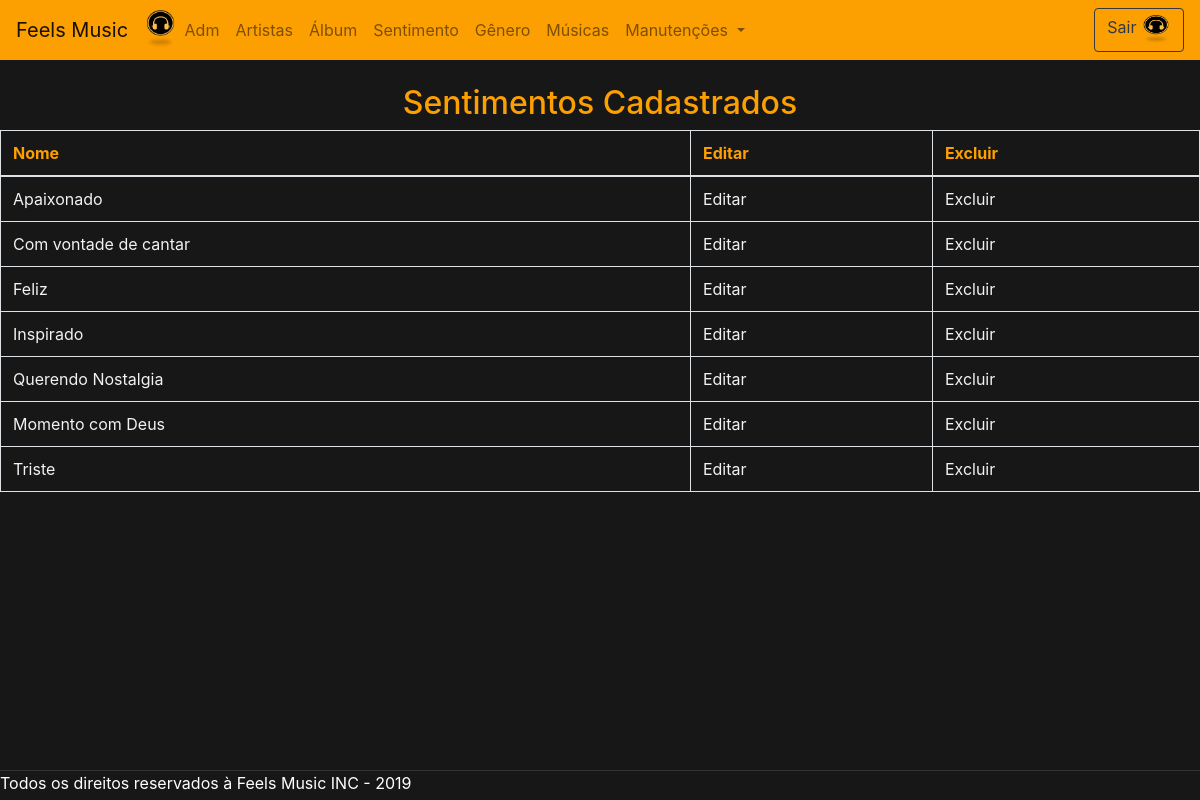
Page /pages/pages_adm/visualizarSentimento.php (signed in) on the committed database.
### tables this page shows
CREATE TABLE IF NOT EXISTS `sentimento` (
  `idsentimento` INT AUTO_INCREMENT NOT NULL,
  `nome` VARCHAR(45) NOT NULL,
  PRIMARY KEY (`idsentimento`));

### pages/pages_adm/visualizarSentimento.php (the view, shortened to what this page needs)
<?php
	include("../../includes/nav.php");
$conexao = mysqli_connect("localhost", "root", "", "bancofeelsmusic");
$busca = mysqli_query($conexao,"SELECT * FROM sentimento");
$arrSentimento = mysqli_fetch_all($busca, MYSQLI_ASSOC);
?>
<!DOCTYPE html>
<html lang="en" dir="ltr">
  <head>
  </head>
  <body>
    <br>
    <center>
      <h2>Sentimentos Cadastrados</h2>
      <table class="table table-bordered">
        <thead>
          <tr>
            <th scope="col">Nome</th>
            <th scope="col">Editar</th>
            <th scope="col">Excluir</th>
          </tr>
        </thead>
        <?php
          foreach ($arrSentimento as $chave => $valor) {
            echo "<tr>";
            echo "<td>".$valor["nome"]."</td>";
            echo "<td>";
              echo "<a href='../../actions/alterarSentimento.php?codigo=".$valor["idsentimento"]."'>Editar</a>";
            echo "</td>";
            echo "<td>";
              echo "<a href='../../actions/excluirSentimento.php?codigo=".$valor["idsentimento"]."'>Excluir</a>";
            echo "</td>";
            echo "</tr>";
          }
         ?>
      </table>
    </center>
  </body>
  <br>
  <footer class="fixar-rodape">
    Todos os direitos reservados à Feels Music INC - 2019
  </footer>
</html>

### includes/nav.php (style rules this page uses)
body { background-color: #171717; }
footer.fixar-rodape { border-top: 1px solid #333; bottom: 0; left: 0; height: 30px; position: fixed; width: 100%; background: #171717; color: #ffffff; }

### pages/pages_adm/visualizarSentimento.php (style rules this page uses)
body { background-color: #171717; }
h2,th { color: #FC9F01 }
td,a { color:#F2F2F2 }
footer.fixar-rodape { border-top: 1px solid #333; bottom: 0; left: 0; height: 30px; position: fixed; width: 100%; background: #171717; color: #ffffff; }

### rows in the picture
sentimento: nome "Apaixonado"
sentimento: nome "Com vontade de cantar"
sentimento: nome "Feliz"
sentimento: nome "Inspirado"
sentimento: nome "Querendo Nostalgia"
sentimento: nome "Momento com Deus"
sentimento: nome "Triste"
